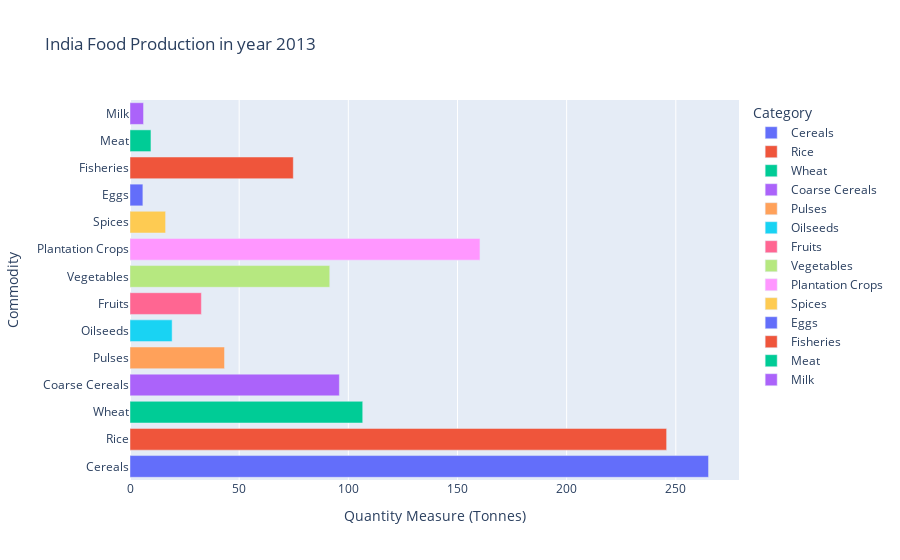

The notebook cell saved with this chart:
### Code cell
# plotting a graph with name "FIG"
fig = px.bar(foodindia, x='2013',
        y='Commodity',
        labels={'index':'Commodity','2013':'Quantity Measure (Tonnes)', 'color':'Category'},
        title="India Food Production in year 2013",
        color=foodindia.Commodity.unique()
    )
fig.show()

### Figure 1 — Plotly figure (JSON) as saved in the notebook; plotly's stock layout.template omitted (floating-point values rounded to 4 significant figures)
{"data": [{"alignmentgroup": "True", "hovertemplate": "Category=Cereals<br>Quantity Measure (Tonnes)=%{x}<br>Commodity=%{y}<extra></extra>", "legendgroup": "Cereals", "marker": {"color": "#636efa", "pattern": {"shape": ""}}, "name": "Cereals", "offsetgroup": "Cereals", "orientation": "h", "showlegend": true, "textposition": "auto", "type": "bar", "x": [265], "xaxis": "x", "y": ["Cereals"], "yaxis": "y"}, {"alignmentgroup": "True", "hovertemplate": "Category=Rice<br>Quantity Measure (Tonnes)=%{x}<br>Commodity=%{y}<extra></extra>", "legendgroup": "Rice", "marker": {"color": "#EF553B", "pattern": {"shape": ""}}, "name": "Rice", "offsetgroup": "Rice", "orientation": "h", "showlegend": true, "textposition": "auto", "type": "bar", "x": [245.8], "xaxis": "x", "y": ["Rice"], "yaxis": "y"}, {"alignmentgroup": "True", "hovertemplate": "Category=Wheat<br>Quantity Measure (Tonnes)=%{x}<br>Commodity=%{y}<extra></extra>", "legendgroup": "Wheat", "marker": {"color": "#00cc96", "pattern": {"shape": ""}}, "name": "Wheat", "offsetgroup": "Wheat", "orientation": "h", "showlegend": true, "textposition": "auto", "type": "bar", "x": [106.6], "xaxis": "x", "y": ["Wheat"], "yaxis": "y"}, {"alignmentgroup": "True", "hovertemplate": "Category=Coarse Cereals<br>Quantity Measure (Tonnes)=%{x}<br>Commodity=%{y}<extra></extra>", "legendgroup": "Coarse Cereals", "marker": {"color": "#ab63fa", "pattern": {"shape": ""}}, "name": "Coarse Cereals", "offsetgroup": "Coarse Cereals", "orientation": "h", "showlegend": true, "textposition": "auto", "type": "bar", "x": [95.9], "xaxis": "x", "y": ["Coarse Cereals"], "yaxis": "y"}, {"alignmentgroup": "True", "hovertemplate": "Category=Pulses<br>Quantity Measure (Tonnes)=%{x}<br>Commodity=%{y}<extra></extra>", "legendgroup": "Pulses", "marker": {"color": "#FFA15A", "pattern": {"shape": ""}}, "name": "Pulses", "offsetgroup": "Pulses", "orientation": "h", "showlegend": true, "textposition": "auto", "type": "bar", "x": [43.3], "xaxis": "x", "y": ["Pulses"], "yaxis": "y"}, {"alignmentgroup": "True", "hovertemplate": "Category=Oilseeds<br>Quantity Measure (Tonnes)=%{x}<br>Commodity=%{y}<extra></extra>", "legendgroup": "Oilseeds", "marker": {"color": "#19d3f3", "pattern": {"shape": ""}}, "name": "Oilseeds", "offsetgroup": "Oilseeds", "orientation": "h", "showlegend": true, "textposition": "auto", "type": "bar", "x": [19.3], "xaxis": "x", "y": ["Oilseeds"], "yaxis": "y"}, {"alignmentgroup": "True", "hovertemplate": "Category=Fruits<br>Quantity Measure (Tonnes)=%{x}<br>Commodity=%{y}<extra></extra>", "legendgroup": "Fruits", "marker": {"color": "#FF6692", "pattern": {"shape": ""}}, "name": "Fruits", "offsetgroup": "Fruits", "orientation": "h", "showlegend": true, "textposition": "auto", "type": "bar", "x": [32.7], "xaxis": "x", "y": ["Fruits"], "yaxis": "y"}, {"alignmentgroup": "True", "hovertemplate": "Category=Vegetables<br>Quantity Measure (Tonnes)=%{x}<br>Commodity=%{y}<extra></extra>", "legendgroup": "Vegetables", "marker": {"color": "#B6E880", "pattern": {"shape": ""}}, "name": "Vegetables", "offsetgroup": "Vegetables", "orientation": "h", "showlegend": true, "textposition": "auto", "type": "bar", "x": [91.5], "xaxis": "x", "y": ["Vegetables"], "yaxis": "y"}, {"alignmentgroup": "True", "hovertemplate": "Category=Plantation Crops<br>Quantity Measure (Tonnes)=%{x}<br>Commodity=%{y}<extra></extra>", "legendgroup": "Plantation Crops", "marker": {"color": "#FF97FF", "pattern": {"shape": ""}}, "name": "Plantation Crops", "offsetgroup": "Plantation Crops", "orientation": "h", "showlegend": true, "textposition": "auto", "type": "bar", "x": [160.3], "xaxis": "x", "y": ["Plantation Crops"], "yaxis": "y"}, {"alignmentgroup": "True", "hovertemplate": "Category=Spices<br>Quantity Measure (Tonnes)=%{x}<br>Commodity=%{y}<extra></extra>", "legendgroup": "Spices", "marker": {"color": "#FECB52", "pattern": {"shape": ""}}, "name": "Spices", "offsetgroup": "Spices", "orientation": "h", "showlegend": true, "textposition": "auto", "type": "bar", "x": [16.3], "xaxis": "x", "y": ["Spices"], "yaxis": "y"}, {"alignmentgroup": "True", "hovertemplate": "Category=Eggs<br>Quantity Measure (Tonnes)=%{x}<br>Commodity=%{y}<extra></extra>", "legendgroup": "Eggs", "marker": {"color": "#636efa", "pattern": {"shape": ""}}, "name": "Eggs", "offsetgroup": "Eggs", "orientation": "h", "showlegend": true, "textposition": "auto", "type": "bar", "x": [5.9], "xaxis": "x", "y": ["Eggs"], "yaxis": "y"}, {"alignmentgroup": "True", "hovertemplate": "Category=Fisheries<br>Quantity Measure (Tonnes)=%{x}<br>Commodity=%{y}<extra></extra>", "legendgroup": "Fisheries", "marker": {"color": "#EF553B", "pattern": {"shape": ""}}, "name": "Fisheries", "offsetgroup": "Fisheries", "orientation": "h", "showlegend": true, "textposition": "auto", "type": "bar", "x": [74.8], "xaxis": "x", "y": ["Fisheries"], "yaxis": "y"}, {"alignmentgroup": "True", "hovertemplate": "Category=Meat<br>Quantity Measure (Tonnes)=%{x}<br>Commodity=%{y}<extra></extra>", "legendgroup": "Meat", "marker": {"color": "#00cc96", "pattern": {"shape": ""}}, "name": "Meat", "offsetgroup": "Meat", "orientation": "h", "showlegend": true, "textposition": "auto", "type": "bar", "x": [9.6], "xaxis": "x", "y": ["Meat"], "yaxis": "y"}, {"alignmentgroup": "True", "hovertemplate": "Category=Milk<br>Quantity Measure (Tonnes)=%{x}<br>Commodity=%{y}<extra></extra>", "legendgroup": "Milk", "marker": {"color": "#ab63fa", "pattern": {"shape": ""}}, "name": "Milk", "offsetgroup": "Milk", "orientation": "h", "showlegend": true, "textposition": "auto", "type": "bar", "x": [6.2], "xaxis": "x", "y": ["Milk"], "yaxis": "y"}], "layout": {"barmode": "relative", "legend": {"title": {"text": "Category"}, "tracegroupgap": 0}, "title": {"text": "India Food Production in year 2013"}, "xaxis": {"anchor": "y", "domain": [0, 1], "title": {"text": "Quantity Measure (Tonnes)"}}, "yaxis": {"anchor": "x", "domain": [0, 1], "title": {"text": "Commodity"}}}}
